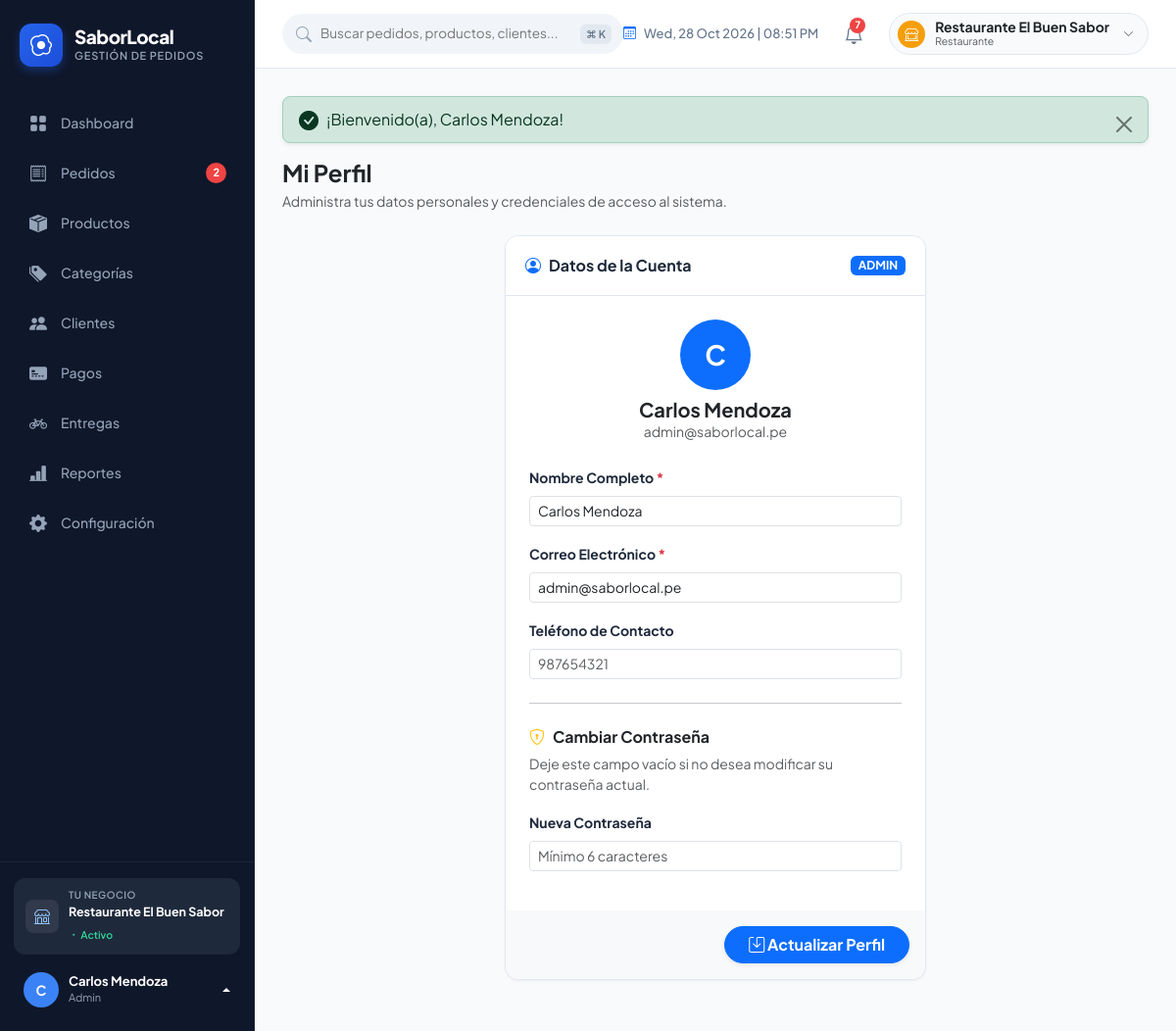
The app's page /index.php?route=perfil (signed in) with its own data.
### tables this page shows
CREATE TABLE `configuracion_negocio` (
  `id` INT AUTO_INCREMENT PRIMARY KEY,
  `nombre_comercial` VARCHAR(150) NOT NULL DEFAULT 'Restaurante El Buen Sabor',
  `ruc` VARCHAR(20) DEFAULT '20601234567',
  `razon_social` VARCHAR(200) DEFAULT 'El Buen Sabor S.A.C.',
  `direccion` VARCHAR(255) DEFAULT 'Av. Las Palmeras 123, Miraflores, Lima',
  `telefono` VARCHAR(50) DEFAULT '+51 987 654 321',
  `email` VARCHAR(150) DEFAULT 'contacto@elbuensabor.pe',
  `logo` VARCHAR(255) DEFAULT 'logo.png',
  `moneda_simbolo` VARCHAR(10) NOT NULL DEFAULT 'S/',
  `moneda_codigo` VARCHAR(10) NOT NULL DEFAULT 'PEN',
  `igv_porcentaje` DECIMAL(5,2) NOT NULL DEFAULT 18.00,
  `costo_envio_predeterminado` DECIMAL(10,2) NOT NULL DEFAULT 5.00,
  `mensaje_ticket` TEXT DEFAULT '¡Gracias por su preferencia! Comprobante interno sin valor tributario.',
  `created_at` DATETIME NOT NULL DEFAULT CURRENT_TIMESTAMP,
  `updated_at` DATETIME NOT NULL DEFAULT CURRENT_TIMESTAMP ON UPDATE CURRENT_TIMESTAMP
);

CREATE TABLE `usuarios` (
  `id` INT AUTO_INCREMENT PRIMARY KEY,
  `nombre` VARCHAR(100) NOT NULL,
  `email` VARCHAR(150) NOT NULL UNIQUE,
  `password` VARCHAR(255) NOT NULL,
  `rol` ENUM('admin', 'empleado') NOT NULL DEFAULT 'empleado',
  `telefono` VARCHAR(30) DEFAULT NULL,
  `avatar` VARCHAR(255) DEFAULT NULL,
  `activo` TINYINT(1) NOT NULL DEFAULT 1,
  `ultimo_acceso` DATETIME DEFAULT NULL,
  `created_at` DATETIME NOT NULL DEFAULT CURRENT_TIMESTAMP,
  `updated_at` DATETIME NOT NULL DEFAULT CURRENT_TIMESTAMP ON UPDATE CURRENT_TIMESTAMP,
  INDEX `idx_usuario_email` (`email`),
  INDEX `idx_usuario_rol` (`rol`),
  INDEX `idx_usuario_activo` (`activo`)
);

### app/Controllers/AuthController.php (called while the page is built, shortened)
<?php
class AuthController {
    public function perfil(): void {
        $user = Usuario::findById(AuthHelper::id());
        require __DIR__ . '/../../views/auth/perfil.php';
    }
}

### index.php (called while the page is built, shortened)
<?php
spl_autoload_register(function ($class) {
    $prefix = 'App\\';
    $base_dir = __DIR__ . '/app/';
    $len = strlen($prefix);
    $relative_class = substr($class, $len);
    $file = $base_dir . str_replace('\\', '/', $relative_class) . '.php';
});
$route = $_GET['route'] ?? '';
$route = trim($route, '/');
$method = $_SERVER['REQUEST_METHOD'] ?? 'GET';
$router = require __DIR__ . '/routes/web.php';
$router($route, $method);

### app/Helpers/AuthHelper.php (called while the page is built, shortened)
<?php
class AuthHelper {
    public static function check(): bool {
        return isset($_SESSION['usuario_id']) && !empty($_SESSION['usuario_id']);
    }
    public static function user(): ?array {
        return [
            'id'     => $_SESSION['usuario_id'],
            'nombre' => $_SESSION['usuario_nombre'] ?? 'Usuario',
            'email'  => $_SESSION['usuario_email'] ?? '',
            'rol'    => $_SESSION['usuario_rol'] ?? 'empleado',
            'avatar' => $_SESSION['usuario_avatar'] ?? null
        ];
    }
    public static function rol(): string {
        return $_SESSION['usuario_rol'] ?? 'empleado';
    }
    public static function isAdmin(): bool {
        return self::rol() === 'admin';
    }
}

### app/Models/Configuracion.php (called while the page is built, shortened)
<?php
class Configuracion {
    public static function get(): array {
        $db = Database::getConnection();
        $stmt = $db->query("SELECT * FROM configuracion_negocio LIMIT 1");
        $conf = $stmt->fetch();
        return $conf;
    }
}

### app/Models/Usuario.php (called while the page is built, shortened)
<?php
class Usuario {
    public static function findById(int $id): ?array {
        $db = Database::getConnection();
        $stmt = $db->prepare("SELECT id, nombre, email, rol, telefono, avatar, activo, ultimo_acceso, created_at FROM usuarios WHERE id = :id LIMIT 1");
        $stmt->execute([':id' => $id]);
        return $stmt->fetch() ?: null;
    }
}

### views/auth/perfil.php (the view, shortened to what this page needs)
<?php
require __DIR__ . '/../layouts/header.php';
require __DIR__ . '/../layouts/sidebar.php';
?>
<main class="app-main">
    <?php require __DIR__ . '/../layouts/navbar.php'; ?>
    <div class="app-content">
        <?= FlashHelper::render() ?>
        <div class="d-flex flex-wrap align-items-center justify-content-between gap-3 mb-4">
            <div>
                <h2 class="h4 fw-bold text-dark mb-1">Mi Perfil</h2>
                <p class="text-muted small mb-0">Administra tus datos personales y credenciales de acceso al sistema.</p>
            </div>
        </div>
        <div class="row justify-content-center">
            <div class="col-12 col-md-8 col-xl-6">
                <div class="card-enterprise">
                    <div class="card-header-clean">
                        <div class="card-title-clean">
                            <i class="bi bi-person-circle text-primary"></i> Datos de la Cuenta
                        </div>
                        <span class="badge bg-primary text-uppercase"><?= htmlspecialchars($user['rol']) ?></span>
                    </div>
                    <form action="index.php?route=perfil" method="POST">
                        <div class="card-body-clean p-4">
                            <div class="text-center mb-4">
                                <div class="rounded-circle bg-primary text-white d-flex align-items-center justify-content-center fw-bold fs-3 mx-auto mb-2" style="width: 72px; height: 72px;">
                                    <?= strtoupper(substr($user['nombre'] ?? 'U', 0, 1)) ?>
                                </div>
                                <h5 class="fw-bold mb-0 text-dark"><?= htmlspecialchars($user['nombre']) ?></h5>
                                <p class="text-muted small mb-0"><?= htmlspecialchars($user['email']) ?></p>
                            </div>
                            <div class="mb-3">
                                <label class="form-label small fw-bold">Nombre Completo <span class="text-danger">*</span></label>
                                <input type="text" name="nombre" class="form-control form-control-sm" value="<?= htmlspecialchars($user['nombre']) ?>" required>
                            </div>
                            <div class="mb-3">
                                <label class="form-label small fw-bold">Correo Electrónico <span class="text-danger">*</span></label>
                                <input type="email" name="email" class="form-control form-control-sm" value="<?= htmlspecialchars($user['email']) ?>" required>
                            </div>
                            <div class="mb-3">
                                <label class="form-label small fw-bold">Teléfono de Contacto</label>
                                <input type="text" name="telefono" class="form-control form-control-sm" value="<?= htmlspecialchars($user['telefono'] ?? '') ?>" placeholder="987654321">
                            </div>
                            <hr class="my-4">
                            <h6 class="fw-bold text-dark mb-2"><i class="bi bi-shield-lock text-warning me-2"></i>Cambiar Contraseña</h6>
                            <p class="text-muted small mb-3">Deje este campo vacío si no desea modificar su contraseña actual.</p>
                            <div class="mb-3">
                                <label class="form-label small fw-bold">Nueva Contraseña</label>
                                <input type="password" name="password" class="form-control form-control-sm" placeholder="Mínimo 6 caracteres">
                            </div>
                        </div>
                        <div class="card-footer bg-light p-3 text-end">
                            <button type="submit" class="btn btn-primary rounded-pill px-4 fw-bold shadow-sm">
                                <i class="bi bi-save me-1.5"></i> Actualizar Perfil
                            </button>
                        </div>
                    </form>
                </div>
            </div>
        </div>
    </div>
</main>
<?php require __DIR__ . '/../layouts/footer.php'; ?>

### views/layouts/sidebar.php (shortened to what this page needs)
<?php
$conf = Configuracion::get();
$user = AuthHelper::user();
$route = $_GET['route'] ?? 'dashboard';
$db = Database::getConnection();
$pendingCount = (int)$db->query("SELECT COUNT(*) FROM pedidos WHERE estado = 'pendiente'")->fetchColumn();
?>
<aside class="app-sidebar" id="appSidebar">
    <div class="sidebar-header">
        <div class="brand-icon">
            <i class="bi bi-egg-fried"></i>
        </div>
        <div>
            <h1 class="brand-title">SaborLocal</h1>
            <p class="brand-subtitle">Gestión de Pedidos</p>
        </div>
    </div>
    <nav class="sidebar-menu">
        <a href="index.php?route=dashboard" class="nav-item-link <?= in_array($route, ['', 'dashboard']) ? 'active' : '' ?>">
            <span class="nav-label"><i class="bi bi-grid-fill"></i> Dashboard</span>
        </a>
        <a href="index.php?route=pedidos" class="nav-item-link <?= str_starts_with($route, 'pedidos') ? 'active' : '' ?>">
            <span class="nav-label"><i class="bi bi-receipt"></i> Pedidos</span>
            <?php if ($pendingCount > 0): ?>
                <span class="nav-badge-pill"><?= $pendingCount ?></span>
            <?php endif; ?>
        </a>
        <a href="index.php?route=productos" class="nav-item-link <?= str_starts_with($route, 'productos') ? 'active' : '' ?>">
            <span class="nav-label"><i class="bi bi-box-seam-fill"></i> Productos</span>
        </a>
        <a href="index.php?route=categorias" class="nav-item-link <?= str_starts_with($route, 'categorias') ? 'active' : '' ?>">
            <span class="nav-label"><i class="bi bi-tags-fill"></i> Categorías</span>
        </a>
        <a href="index.php?route=clientes" class="nav-item-link <?= str_starts_with($route, 'clientes') ? 'active' : '' ?>">
            <span class="nav-label"><i class="bi bi-people-fill"></i> Clientes</span>
        </a>
        <a href="index.php?route=pagos" class="nav-item-link <?= str_starts_with($route, 'pagos') ? 'active' : '' ?>">
            <span class="nav-label"><i class="bi bi-credit-card-2-front-fill"></i> Pagos</span>
        </a>
        <a href="index.php?route=entregas" class="nav-item-link <?= str_starts_with($route, 'entregas') ? 'active' : '' ?>">
            <span class="nav-label"><i class="bi bi-bicycle"></i> Entregas</span>
        </a>
        <a href="index.php?route=reportes" class="nav-item-link <?= str_starts_with($route, 'reportes') ? 'active' : '' ?>">
            <span class="nav-label"><i class="bi bi-bar-chart-line-fill"></i> Reportes</span>
        </a>
        <?php if (AuthHelper::isAdmin()): ?>
        <a href="index.php?route=configuracion" class="nav-item-link <?= str_starts_with($route, 'configuracion') ? 'active' : '' ?>">
            <span class="nav-label"><i class="bi bi-gear-fill"></i> Configuración</span>
        </a>
        <?php endif; ?>
    </nav>
    <div class="sidebar-footer">
        <div class="sidebar-business-card">
            <div class="business-icon-box">
                <i class="bi bi-shop"></i>
            </div>
            <div class="business-details">
                <p class="business-label">Tu negocio</p>
                <p class="business-name"><?= htmlspecialchars($conf['nombre_comercial']) ?></p>
                <span class="business-status"><i class="bi bi-dot"></i> Activo</span>
            </div>
        </div>
        <div class="dropdown dropup">
            <a href="#" class="sidebar-user-card dropdown-toggle" data-bs-toggle="dropdown" aria-expanded="false">
                <div class="user-avatar-img">
                    <?= strtoupper(substr($user['nombre'] ?? 'U', 0, 1)) ?>
                </div>
                <div class="flex-grow-1 overflow-hidden">
                    <p class="user-meta-name text-truncate"><?= htmlspecialchars($user['nombre'] ?? 'Usuario') ?></p>
                    <p class="user-meta-role text-capitalize"><?= htmlspecialchars($user['rol'] ?? 'Empleado') ?></p>
                </div>
            </a>
        </div>
    </div>
</aside>

### views/layouts/navbar.php (shortened to what this page needs)
<?php
$conf = Configuracion::get();
$db = Database::getConnection();
$stockAlerts = $db->query("SELECT nombre, stock, stock_minimo FROM productos WHERE stock <= stock_minimo AND activo = 1 LIMIT 5")->fetchAll();
$pendingOrders = $db->query("SELECT numero_pedido, total, created_at FROM pedidos WHERE estado = 'pendiente' ORDER BY id DESC LIMIT 5")->fetchAll();
$totalNotifications = count($stockAlerts) + count($pendingOrders);
?>
<header class="app-topbar">
    <div class="topbar-left">
        <form class="global-search-box" action="index.php" method="GET">
            <i class="bi bi-search search-icon"></i>
            <input type="text"
                   name="search"
                   id="globalSearchInput"
                   class="global-search-input"
                   placeholder="Buscar pedidos, productos, clientes..."
                   autocomplete="off">
            <span class="search-shortcut-pill">⌘ K</span>
        </form>
    </div>
    <div class="topbar-right">
        <div class="topbar-datetime d-none d-md-flex">
            <i class="bi bi-calendar3 text-primary"></i>
            <span id="liveClock"><?= date('D, d M Y | h:i A') ?></span>
        </div>
        <div class="dropdown">
            <button class="notification-btn" data-bs-toggle="dropdown" aria-expanded="false" title="Notificaciones">
                <i class="bi bi-bell"></i>
                <?php if ($totalNotifications > 0): ?>
                    <span class="notification-badge"><?= min($totalNotifications, 9) ?></span>
                <?php endif; ?>
            </button>
        </div>
        <a href="index.php?route=configuracion" class="store-selector-pill d-none d-sm-flex text-decoration-none">
            <div class="store-logo-thumb">
                <i class="bi bi-shop-window"></i>
            </div>
            <div>
                <div class="fw-bold small lh-1 text-dark"><?= htmlspecialchars($conf['nombre_comercial']) ?></div>
                <div class="text-muted" style="font-size: 10.5px;">Restaurante</div>
            </div>
            <i class="bi bi-chevron-down text-muted ms-1" style="font-size: 11px;"></i>
        </a>
    </div>
</header>

### records on screen
configuracion_negocio: nombre_comercial "Restaurante El Buen Sabor"
usuarios: nombre "C", nombre "Carlos Mendoza", rol "Admin", rol "ADMIN", email "admin@saborlocal.pe"

### other values on screen
$pendingCount "2"
min($totalNotifications, 9) "7"
$message "¡Bienvenido(a), Carlos Mendoza!"
